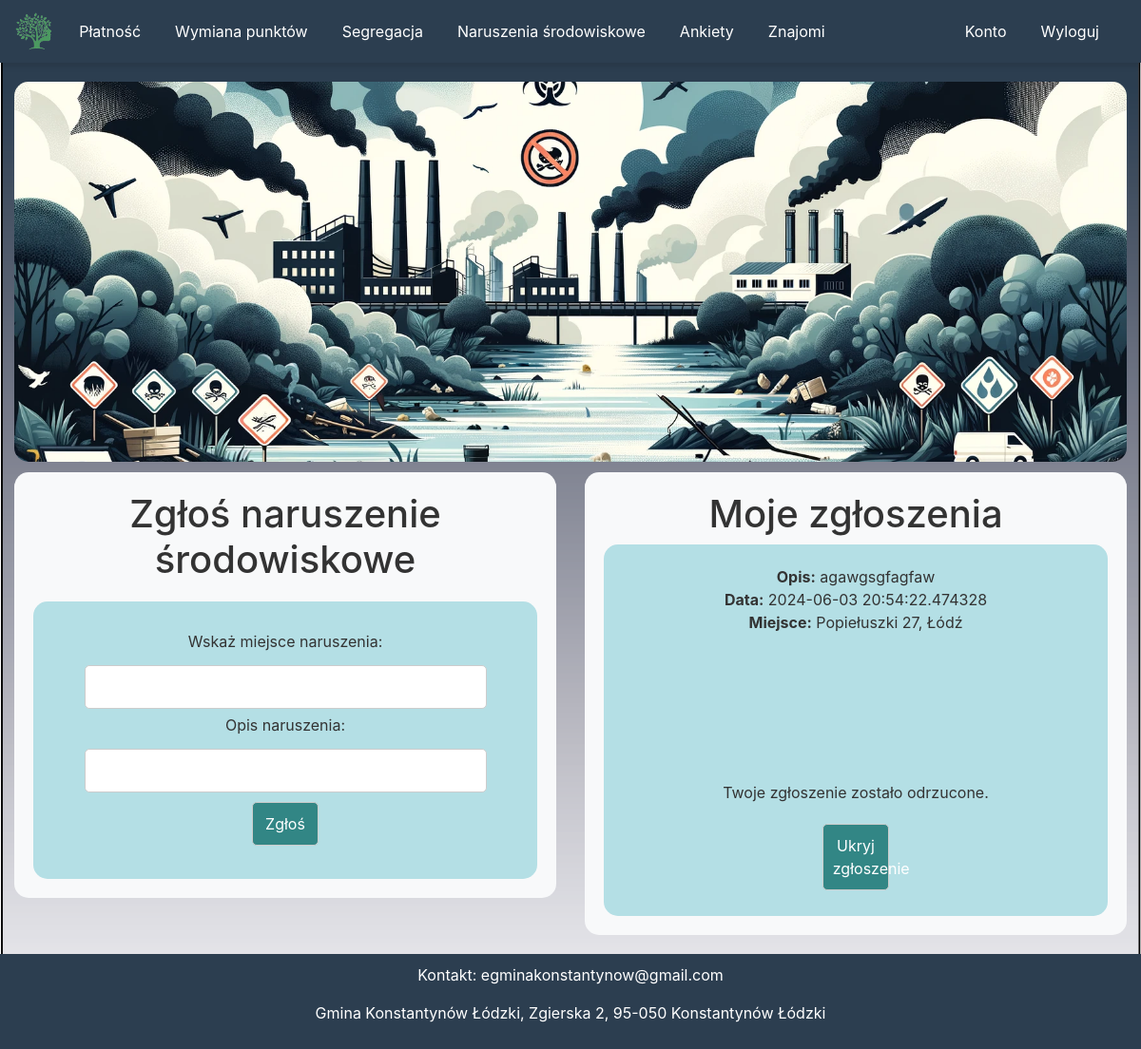
The app's page /report (signed in) with its own data.
### website/models.py (models this page shows)
class Report(db.Model):
    id = db.Column(db.Integer, primary_key=True)
    data = db.Column(db.String(10000))
    date = db.Column(db.DateTime(timezone=True), default=func.now())
    place = db.Column(db.String(150))
    status = db.Column(db.String(50), default='pending')
    hidden = db.Column(db.Boolean, default=False)
    user_id = db.Column(db.Integer, db.ForeignKey('user.id'))

### website/views.py (the view, shortened to what this page needs)
@views.route("/report", methods=['GET', 'POST'])
@login_required
def report():
    user_reports = list(reversed(current_user.Reports))
    all_hidden = all(report.hidden for report in user_reports)
    return render_template('report.html', user=current_user, user_reports=user_reports, all_hidden=all_hidden)

### website/templates/report.html (shortened to what this page needs)
{% extends "base.html" %}
{% block content %}
<div class="banner"></div>
        <div class="row">
            <div class="col-md-6">
                <div class="container1">
                    <h1 align="center">Zgłoś naruszenie środowiskowe</h1>
                    <div class="container_event">
                        <form method="POST">
                            <label for="place">Wskaż miejsce naruszenia:</label><br>
                            <input type="text" id="place" name="place" required><br>
                            <label for="data">Opis naruszenia:</label><br>
                            <input type="text" id="data" name="data" required><br>
                            <button type="submit">Zgłoś</button>
                        </form>
                    </div>
                </div>
            </div>
            <div class="col-md-6">
                <div class="container2">
                    <div class="container_report">
                        <h1 align="center">Moje zgłoszenia</h1>
                        <ul class="list-group list-group-flush" id="Reports">
                        {% if user_reports %}
                            {% for report in user_reports %}
                                {% if not report.hidden %}
                                <li class="list-group-item">
                                    <strong>Opis:</strong> {{ report.data }}<br>
                                    <strong>Data:</strong> {{ report.date }}<br>
                                    <strong>Miejsce:</strong> {{ report.place }}<br>
                                    <div id="map-{{ report.id }}" style="height: 155px;"></div>
                                    {% if report.status == 'rejected' %}
                                        <p>Twoje zgłoszenie zostało odrzucone.</p>
                                        <form action="{{ url_for('views.hide_report', report_id=report.id) }}" method="POST">
                                            <button type="submit">Ukryj zgłoszenie</button>
                                        </form>
                                    {% elif report.status == 'accepted' %}
                                        <p>Twoje zgłoszenie zostało zatwierdzone.</p>
                                        <form action="{{ url_for('views.hide_report', report_id=report.id) }}" method="POST">
                                            <button type="submit">Ukryj zgłoszenie</button>
                                        </form>
                                    {%else%}
                                        <p>Twoje zgłoszenie czeka na rozpatrzenie.</p>
                                            <form action="{{ url_for('views.delete_report', report_id=report.id) }}" method="POST">
                                                <button type="submit">Cofnij zgłoszenie</button>
                                            </form>
                                    {% endif %}
                                </li>
                                {% endif %}
                            {% endfor %}
                        {% endif %}
                        </ul>
                    </div>
                </div>
            </div>
        </div>
{% endblock %}

### records on screen
Report: data "agawgsgfagfaw", date "2024-06-03 20:54:22.474328", place "Popiełuszki 27, Łódź", {{ report.id }} 1 (drawn)
